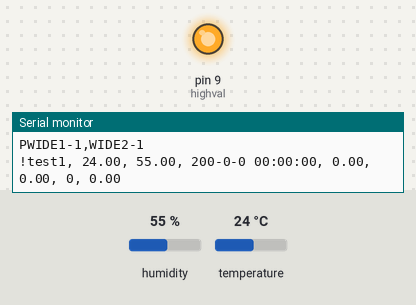
A sketch run on a simulated Arduino Uno, built with avr-gcc and run on an emulated ATmega328P. Parts: output pins drawn as LEDs (lit = HIGH), the last lines printed to the serial monitor. The inputs (shaded band) are chosen by the test bench; at power-on: humidity 55 %, temperature 24 °C.

Above: at 7.5 s.
At 14.0 s:
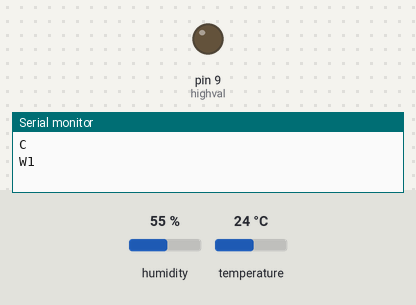
Timing chart, 0 to 23.0 s (numbered marks = the images above):
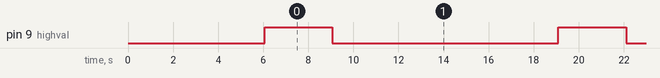

Measured:
- by itself, pin 9 (highval): alternates HIGH for 3.0 s and LOW for 10.0 s

The sketch:

testing_set2.ino
```cpp
#include <Adafruit_GPS.h>
#include <SoftwareSerial.h>
#include "dht.h"
#define dht_apin A0 // Analog Pin sensor is connected to

dht DHT;
uint32_t timer = millis();
int highval = 9;
int count = 0;

// Connect the GPS TX (transmit) pin to Digital 8
// Connect the GPS RX (receive) pin to Digital 7
SoftwareSerial mySerial(7, 8);
Adafruit_GPS GPS(&mySerial);

void setup()
{
  // OPEN Serial port for GPS
  Serial.begin(115200);
  delay(5000);

  GPS.begin(9600);
  GPS.sendCommand(PMTK_SET_NMEA_OUTPUT_RMCGGA);
  // SET Update rate to 1 Hz
  GPS.sendCommand(PMTK_SET_NMEA_UPDATE_1HZ);

  // Request updates on antenna status, comment out to keep quiet
  GPS.sendCommand(PGCMD_ANTENNA);

  delay(1000);
  // Ask for firmware version
  mySerial.println(PMTK_Q_RELEASE);

  Serial.begin(4800);
  Serial.println("C");
  delay(3);
  //SET CALLSIGN
  Serial.print("MKD9NDI-1\r\n");
  delay(10);
  //SET DIGIPATH
  Serial.print("PWIDE1-1,WIDE2-1\r\n");
  delay(10);
  pinMode(highval, OUTPUT);
  delay(10);
}

void loop()
{

  char c = GPS.read();
  DHT.read11(dht_apin);

  if (timer > millis())
    timer = millis();

  String date_time;

  // Make date_time string
  if (millis() - timer > 2000) {
    timer = millis();

    date_time.concat("20");
    date_time.concat(GPS.year); date_time.concat('-');
    date_time.concat(GPS.month); date_time.concat('-');
    date_time.concat(GPS.day);
    date_time.concat(" ");

    if (GPS.hour < 10) {
      date_time.concat("0");
    }
    date_time.concat(GPS.hour);
    date_time.concat(":");

    if (GPS.minute < 10) {
      date_time.concat("0");
    }
    date_time.concat(GPS.minute);
    date_time.concat(":");

    if (GPS.seconds < 10) {
      date_time.concat("0");
    }
    date_time.concat(GPS.seconds);
  }

  String data = "";
  count++;

  // Make contents to put into sending packet
  data = data + "test"+(String)count + ", ";
  data = data + (String)DHT.temperature + ", ";
  data = data + (String)DHT.humidity + ", ";
  data = data + date_time + ", ";
  data = data + (String)GPS.longitude + ", ";
  data = data + (String)GPS.latitude + ", ";
  int sate = (int)GPS.satellites;
  data = data + (String)sate + ", ";
  data = data + (String)GPS.speed;

  // Trasmitting

  // Pull up
  digitalWrite(highval, HIGH);

  // Send string
  Serial.print("!");
  Serial.print(data);
  Serial.print("\r\n");

  //Wait 3s until send whole packet
  delay(3000);

  // Pull down
  digitalWrite(highval, LOW);

  // Print LCD count
  Serial.println("C");
  delay(10);
  Serial.print("W");
  Serial.println(count);
  delay(10000);
}
```
